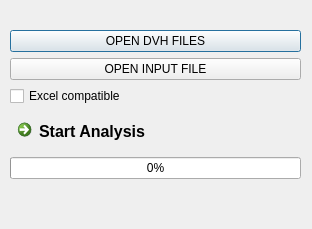
<?xml version="1.0" encoding="UTF-8"?>
<ui version="4.0">
 <class>DVH3</class>
 <widget class="QDialog" name="DVH3">
  <property name="geometry">
   <rect>
    <x>0</x>
    <y>0</y>
    <width>312</width>
    <height>229</height>
   </rect>
  </property>
  <property name="windowTitle">
   <string>AnalzyeWithInputs</string>
  </property>
  <widget class="QWidget" name="layoutWidget">
   <property name="geometry">
    <rect>
     <x>10</x>
     <y>30</y>
     <width>291</width>
     <height>173</height>
    </rect>
   </property>
   <layout class="QVBoxLayout" name="verticalLayout">
    <item>
     <widget class="QPushButton" name="pushButton_2">
      <property name="text">
       <string>OPEN DVH FILES</string>
      </property>
     </widget>
    </item>
    <item>
     <widget class="QPushButton" name="pushButton">
      <property name="text">
       <string>OPEN INPUT FILE</string>
      </property>
     </widget>
    </item>
    <item>
     <widget class="QCheckBox" name="checkBox">
      <property name="text">
       <string>Excel compatible </string>
      </property>
     </widget>
    </item>
    <item>
     <widget class="QCommandLinkButton" name="commandLinkButton">
      <property name="font">
       <font>
        <family>Segoe UI</family>
        <pointsize>12</pointsize>
        <weight>75</weight>
        <bold>true</bold>
       </font>
      </property>
      <property name="text">
       <string>Start Analysis</string>
      </property>
     </widget>
    </item>
    <item>
     <widget class="QProgressBar" name="progressBar">
      <property name="value">
       <number>0</number>
      </property>
     </widget>
    </item>
    <item>
     <widget class="QLabel" name="label">
      <property name="font">
       <font>
        <pointsize>10</pointsize>
       </font>
      </property>
      <property name="text">
       <string/>
      </property>
     </widget>
    </item>
   </layout>
  </widget>
 </widget>
 <resources/>
 <connections/>
</ui>
